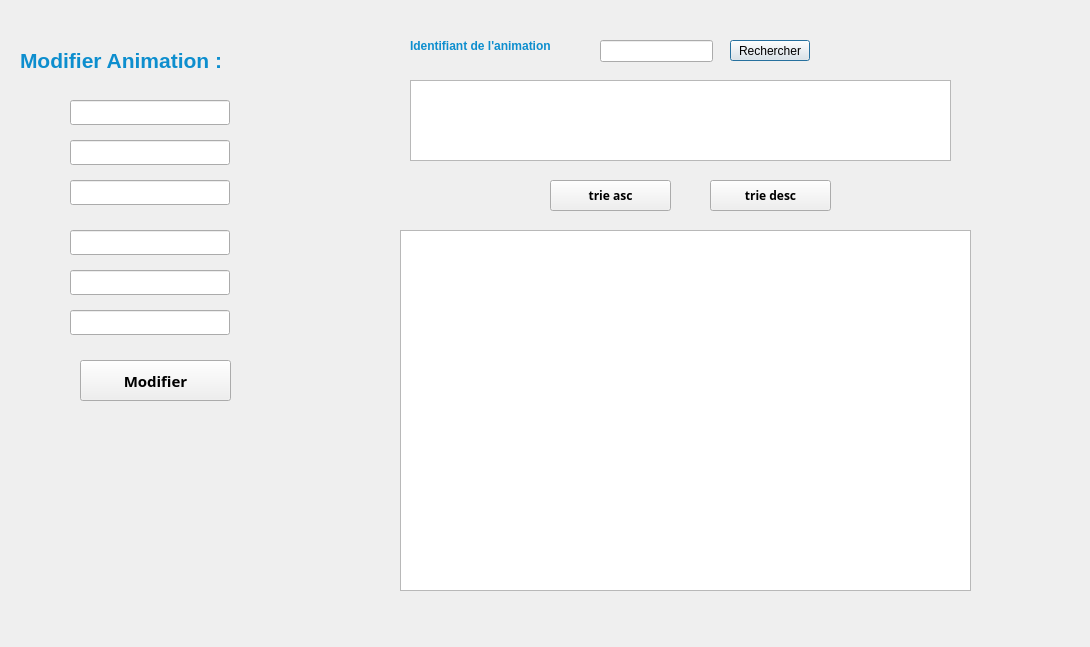
<?xml version="1.0" encoding="UTF-8"?>
<ui version="4.0">
 <class>modif</class>
 <widget class="QDialog" name="modif">
  <property name="geometry">
   <rect>
    <x>0</x>
    <y>0</y>
    <width>1090</width>
    <height>647</height>
   </rect>
  </property>
  <property name="windowTitle">
   <string>Dialog</string>
  </property>
  <widget class="QLabel" name="label_12">
   <property name="geometry">
    <rect>
     <x>410</x>
     <y>30</y>
     <width>231</width>
     <height>31</height>
    </rect>
   </property>
   <property name="styleSheet">
    <string notr="true">color: #0d8ece;
font-size:50;
font:bold large;</string>
   </property>
   <property name="text">
    <string>Identifiant de l'animation </string>
   </property>
  </widget>
  <widget class="QLineEdit" name="lineEdit_id_3">
   <property name="geometry">
    <rect>
     <x>600</x>
     <y>40</y>
     <width>113</width>
     <height>22</height>
    </rect>
   </property>
  </widget>
  <widget class="QTableView" name="tab_ab_rech_2">
   <property name="geometry">
    <rect>
     <x>410</x>
     <y>80</y>
     <width>541</width>
     <height>81</height>
    </rect>
   </property>
  </widget>
  <widget class="QPushButton" name="Rechercher_2">
   <property name="geometry">
    <rect>
     <x>730</x>
     <y>40</y>
     <width>80</width>
     <height>21</height>
    </rect>
   </property>
   <property name="autoFillBackground">
    <bool>false</bool>
   </property>
   <property name="text">
    <string>Rechercher</string>
   </property>
  </widget>
  <widget class="QPushButton" name="trie_asc">
   <property name="geometry">
    <rect>
     <x>550</x>
     <y>180</y>
     <width>121</width>
     <height>31</height>
    </rect>
   </property>
   <property name="font">
    <font>
     <family>Arial Black</family>
     <pointsize>9</pointsize>
     <weight>75</weight>
     <bold>true</bold>
    </font>
   </property>
   <property name="autoFillBackground">
    <bool>false</bool>
   </property>
   <property name="text">
    <string>trie asc</string>
   </property>
  </widget>
  <widget class="QTableView" name="tabanime">
   <property name="geometry">
    <rect>
     <x>400</x>
     <y>230</y>
     <width>571</width>
     <height>361</height>
    </rect>
   </property>
  </widget>
  <widget class="QPushButton" name="trie_desc">
   <property name="geometry">
    <rect>
     <x>710</x>
     <y>180</y>
     <width>121</width>
     <height>31</height>
    </rect>
   </property>
   <property name="font">
    <font>
     <family>Arial Black</family>
     <weight>75</weight>
     <bold>true</bold>
    </font>
   </property>
   <property name="autoFillBackground">
    <bool>false</bool>
   </property>
   <property name="text">
    <string>trie desc</string>
   </property>
  </widget>
  <widget class="QLineEdit" name="lineEdit_duree_2">
   <property name="geometry">
    <rect>
     <x>70</x>
     <y>270</y>
     <width>160</width>
     <height>25</height>
    </rect>
   </property>
   <property name="autoFillBackground">
    <bool>false</bool>
   </property>
  </widget>
  <widget class="QLineEdit" name="lineEdit_idanim_2">
   <property name="geometry">
    <rect>
     <x>70</x>
     <y>100</y>
     <width>160</width>
     <height>25</height>
    </rect>
   </property>
   <property name="autoFillBackground">
    <bool>false</bool>
   </property>
  </widget>
  <widget class="QLabel" name="label_11">
   <property name="geometry">
    <rect>
     <x>20</x>
     <y>40</y>
     <width>281</width>
     <height>41</height>
    </rect>
   </property>
   <property name="font">
    <font>
     <pointsize>16</pointsize>
     <weight>75</weight>
     <italic>false</italic>
     <bold>true</bold>
    </font>
   </property>
   <property name="styleSheet">
    <string notr="true">color: #0d8ece;
font-size:50;
font:bold large;</string>
   </property>
   <property name="text">
    <string>Modifier Animation : </string>
   </property>
  </widget>
  <widget class="QLineEdit" name="lineEdit_cin_2">
   <property name="geometry">
    <rect>
     <x>70</x>
     <y>310</y>
     <width>160</width>
     <height>25</height>
    </rect>
   </property>
   <property name="autoFillBackground">
    <bool>false</bool>
   </property>
  </widget>
  <widget class="QLineEdit" name="lineEdit_lieu_2">
   <property name="geometry">
    <rect>
     <x>70</x>
     <y>180</y>
     <width>160</width>
     <height>25</height>
    </rect>
   </property>
   <property name="autoFillBackground">
    <bool>false</bool>
   </property>
  </widget>
  <widget class="QLineEdit" name="lineEdit_dateanim_2">
   <property name="geometry">
    <rect>
     <x>70</x>
     <y>230</y>
     <width>160</width>
     <height>25</height>
    </rect>
   </property>
   <property name="autoFillBackground">
    <bool>false</bool>
   </property>
  </widget>
  <widget class="QPushButton" name="pb_modifier">
   <property name="geometry">
    <rect>
     <x>80</x>
     <y>360</y>
     <width>151</width>
     <height>41</height>
    </rect>
   </property>
   <property name="font">
    <font>
     <family>Arial Black</family>
     <pointsize>11</pointsize>
     <weight>75</weight>
     <bold>true</bold>
    </font>
   </property>
   <property name="autoFillBackground">
    <bool>false</bool>
   </property>
   <property name="text">
    <string>Modifier</string>
   </property>
  </widget>
  <widget class="QLineEdit" name="lineEdit_typeanim_2">
   <property name="geometry">
    <rect>
     <x>70</x>
     <y>140</y>
     <width>160</width>
     <height>25</height>
    </rect>
   </property>
   <property name="autoFillBackground">
    <bool>false</bool>
   </property>
  </widget>
  <widget class="QLabel" name="label_24">
   <property name="geometry">
    <rect>
     <x>30</x>
     <y>400</y>
     <width>301</width>
     <height>221</height>
    </rect>
   </property>
   <property name="text">
    <string/>
   </property>
  </widget>
 </widget>
 <resources/>
 <connections/>
</ui>
